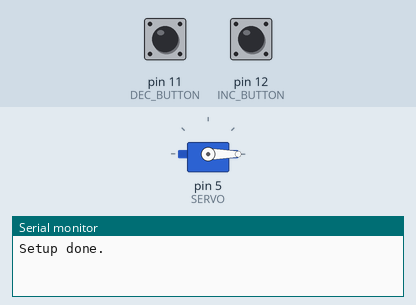
This sketch was run on a simulated Arduino Uno, built with avr-gcc and run on an emulated ATmega328P. Parts: servo, the last lines printed to the serial monitor. Inputs (shaded band) come from the test bench; at power-on: pin 12 (INC_BUTTON) LOW, pin 11 (DEC_BUTTON) LOW.

Above: at 1.2 s.
1.3 s: pin 12 (INC_BUTTON) pulled HIGH for 0.15 s
At 1.6 s:
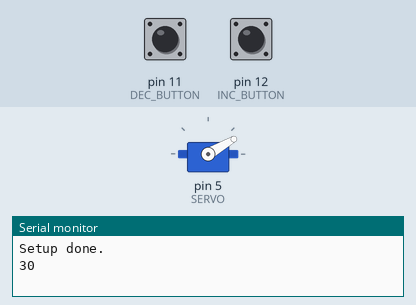
2.9 s: pin 12 (INC_BUTTON) pulled HIGH for 1 s
At 4.3 s:
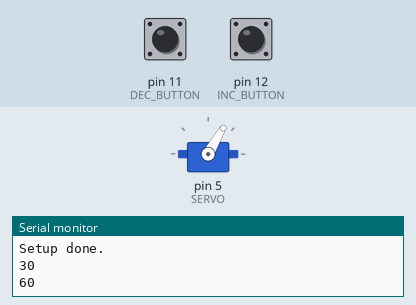
5.4 s: pin 12 (INC_BUTTON) pulled HIGH for 0.15 s
At 5.8 s:
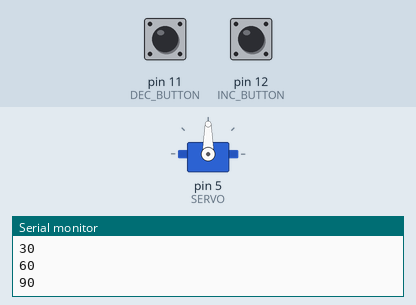
7.0 s: pin 12 (INC_BUTTON) pulled HIGH for 3.2 s
At 7.3 s:
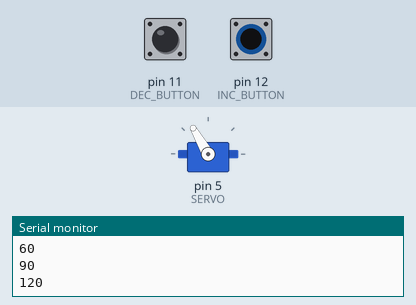
11.7 s: pin 12 (INC_BUTTON) pulled HIGH for 0.15 s
At 12.0 s:
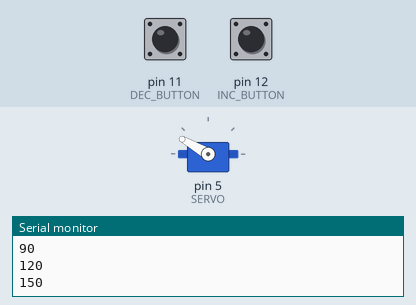
13.3 s: pin 12 (INC_BUTTON) pulled HIGH for 1 s
At 14.7 s:
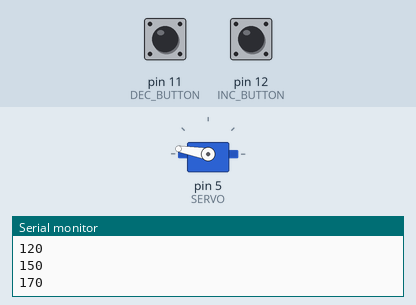
Timing chart, 0 to 16.3 s (numbered marks = the images above; inputs shaded):
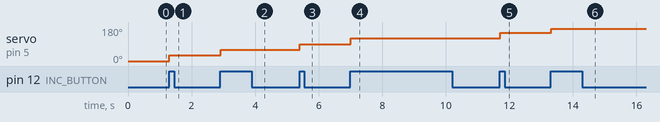

Measured:
- after the input at 1.3 s, servo on pin 5 (SERVO): 0° → 30° at once
- after the input at 2.9 s, servo on pin 5 (SERVO): 30° → 60° at once
- after the input at 5.4 s, servo on pin 5 (SERVO): 60° → 90° at once
- after the input at 7.0 s, servo on pin 5 (SERVO): 90° → 120° at once
- after the input at 11.7 s, servo on pin 5 (SERVO): 120° → 150° at once
- after the input at 13.3 s, servo on pin 5 (SERVO): 150° → 170° at once

The sketch:

ServoTester.ino
```cpp
#include <Servo.h>

#define SERVO 5
#define DEC_BUTTON 11
#define INC_BUTTON 12
Servo servo;

#define MIN_RANGE 10
#define MAX_RANGE 170
#define INCREMENT 30;
int currentPos = 0;

boolean lastDecPressed = false;
boolean currentDecPressed = false;
boolean lastIncPressed = false;
boolean currentIncPressed = false;

void setup() {
  pinMode(DEC_BUTTON, INPUT);
  pinMode(INC_BUTTON, INPUT);
  servo.attach(SERVO);
  Serial.begin(9600);
  Serial.println("Setup done.");
}

void loop() {
  lastDecPressed = currentDecPressed;
  currentDecPressed = digitalRead(DEC_BUTTON);
  if (!lastDecPressed && currentDecPressed) {
    currentPos -= INCREMENT;
    currentPos = constrain(currentPos, MIN_RANGE, MAX_RANGE);
    Serial.println(currentPos);
  }

  lastIncPressed = currentIncPressed;
  currentIncPressed = digitalRead(INC_BUTTON);
  if (!lastIncPressed && currentIncPressed) {
    currentPos += INCREMENT;
    currentPos = constrain(currentPos, MIN_RANGE, MAX_RANGE);
    Serial.println(currentPos);
  }
  servo.write(currentPos);

  delay(20);
}
```
